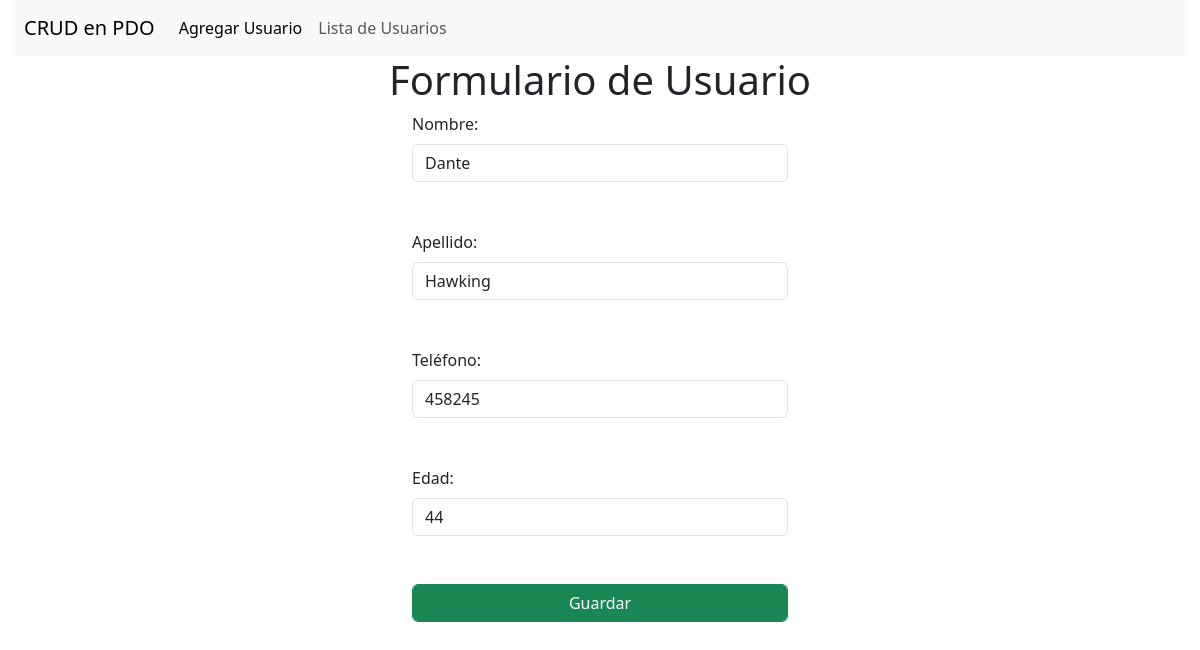
The app's page /index.php?controlador=usuario&accion=mostrar&id=16 with its own data.
### tables this page shows
CREATE TABLE `usuarios` (
  `id` int(11) NOT NULL,
  `nombre` varchar(100) NOT NULL,
  `apellido` varchar(100) NOT NULL,
  `telefono` varchar(15) NOT NULL,
  `edad` int(3) NOT NULL
);

### controlador/usuario_controlador.php (called while the page is built, shortened)
<?php
class UsuarioController extends Usuario{
    public function mostrar(){
        if(isset($_REQUEST["id"])){
            $usuario = $this->consultarUno($_REQUEST["id"]);
        }else{
            $usuario = $this;
        }
        require_once("vista/usuarioForm.php");
    }
}

### core/Crud.php (called while the page is built, shortened)
<?php
require_once("Conexion.php");
class Crud extends Conexion{
    private $pdo;
    public function __construct(
        public string $tabla
        ){
        $this->pdo = $this->conexion();
    }
    public function consultarUno(int $id){
        try{
            $stmt = $this->pdo->prepare("SELECT * FROM $this->tabla WHERE id = ?");
            $stmt->execute([$id]);
            return $stmt->fetch(PDO::FETCH_OBJ);
        }
        catch(PDOException $e){
            echo $e->getMessage();
        }
    }
}

### core/Conexion.php (called while the page is built, shortened)
<?php
class Conexion{
    protected function conexion(){
        try{
            $pdo = new PDO(
                "$this->driver:host=$this->host;
                dbname=$this->dbname;
                charset=$this->charset",
                $this->user,
                $this->pass
            );
            return $pdo;
        }
        catch(PDOException $e){
            echo $e->getMessage();
        }
    }
}

### vista/usuarioForm.php (the view, shortened to what this page needs)
<!DOCTYPE html>
<html lang="es">
<head>
    <link href="https://cdn.jsdelivr.net/npm/bootstrap@5.3.3/dist/css/bootstrap.min.css" rel="stylesheet">
</head>
<body class="container-fluid">
    <?php require_once("nav.php"); ?>
    <main>
        <h1 class="text-center">Formulario de Usuario</h1>
        <div class="row">
            <div class="col-12 col-md-4 mx-auto">
                <form action="index.php?controlador=usuario&accion=guardar" method="post">
                    <div>
                        <label for="nombre" class="form-label">Nombre:</label>
                        <input class="form-control" type="text" id="nombre" name="nombre" required
                            value="<?php echo isset($usuario->nombre) ? $usuario->nombre : ''; ?>"><br><br>
                    </div>
                    <div>
                        <label for="apellido" class="form-label">Apellido:</label>
                        <input class="form-control" type="text" id="apellido" name="apellido" required
                            value="<?php echo isset($usuario->apellido) ? $usuario->apellido : ''; ?>"><br><br>
                    </div>
                    <div>
                        <label for="telefono" class="form-label">Teléfono:</label>
                        <input class="form-control" type="tel" id="telefono" name="telefono" required
                            value="<?php echo isset($usuario->telefono) ? $usuario->telefono : ''; ?>"><br><br>
                    </div>
                    <div>
                        <label for="edad" class="form-label">Edad:</label>
                        <input class="form-control" type="number" id="edad" name="edad" min="0" required
                            value="<?php echo isset($usuario->edad) ? $usuario->edad : ""; ?>"><br><br>
                    </div>
                    <div>
                        <input class="form-control btn btn-success" type="submit" name="guardar" value="Guardar">
                    </div>
                </form>
            </div>
        </div>
    </main>
</body>
</html>

### records on screen
usuarios: nombre "Dante", apellido "Hawking", telefono "458245", edad "44"
